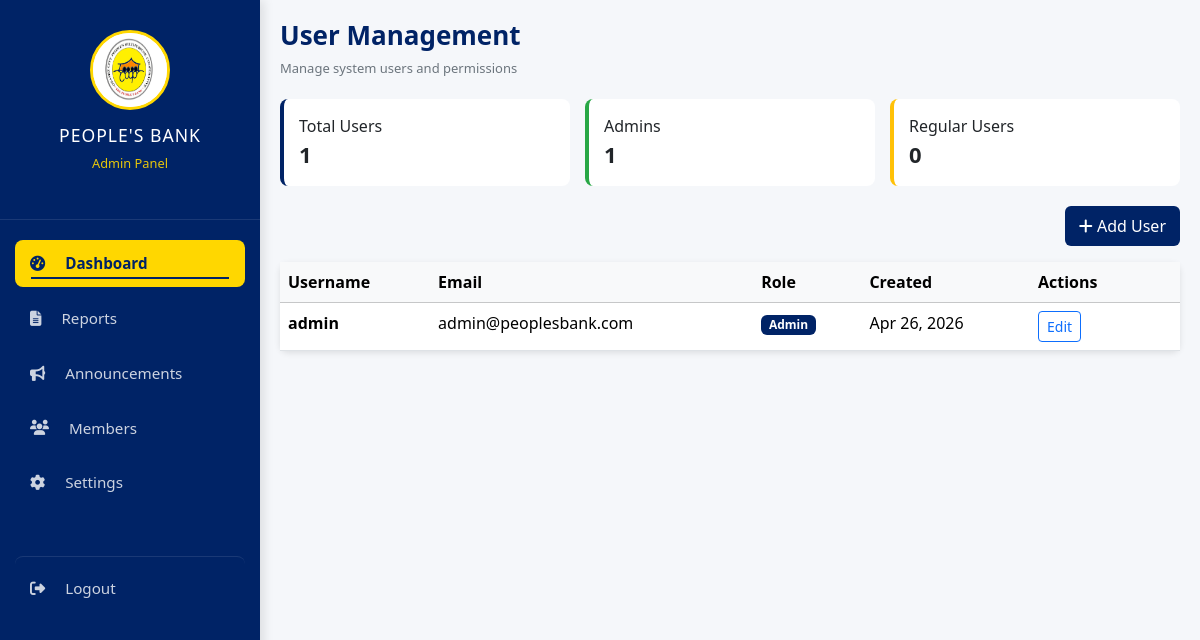
Screenshot of /admin/settings.php (signed in) with the database file from the repository.
### tables this page shows
CREATE TABLE IF NOT EXISTS users (
    id INT PRIMARY KEY AUTO_INCREMENT,
    username VARCHAR(50) UNIQUE NOT NULL,
    password VARCHAR(255) NOT NULL,
    email VARCHAR(100),
    role ENUM('admin', 'user') DEFAULT 'user',
    created_at TIMESTAMP DEFAULT CURRENT_TIMESTAMP
);

### admin/settings.php (the view, shortened to what this page needs)
<?php
require_once '../db_function/db.php';
$stmt = $pdo->query("SELECT id, username, email, role, created_at FROM users ORDER BY created_at DESC");
$users = $stmt->fetchAll();
$totalUsers = count($users);
$totalAdmins = count(array_filter($users, fn($u) => $u['role'] === 'admin'));
$totalRegular = $totalUsers - $totalAdmins;
?>
<!DOCTYPE html>
<html lang="en">
<head>
<link rel="stylesheet" href="../assets/css/style.css">
<link href="https://cdn.jsdelivr.net/npm/bootstrap@5.3.2/dist/css/bootstrap.min.css" rel="stylesheet">
<link href="https://cdnjs.cloudflare.com/ajax/libs/font-awesome/6.4.0/css/all.min.css" rel="stylesheet">
</head>
<body>
<?php include_once '../includes/sidebar.php'; ?>
<div class="cms-container">
    <div>
        <h1 class="page-title">User Management</h1>
        <p class="page-subtitle">Manage system users and permissions</p>
    </div>
    <div class="stats">
        <div class="stat-card">
            <div>Total Users</div>
            <div class="stat-value"><?= $totalUsers ?></div>
        </div>
        <div class="stat-card admin">
            <div>Admins</div>
            <div class="stat-value"><?= $totalAdmins ?></div>
        </div>
        <div class="stat-card user">
            <div>Regular Users</div>
            <div class="stat-value"><?= $totalRegular ?></div>
        </div>
    </div>
    <div class="d-flex justify-content-between mb-3">
        <button class="btn-create" data-bs-toggle="modal" data-bs-target="#addUserModal">
            <i class="fas fa-plus"></i> Add User
        </button>
    </div>
    <div class="table-container">
        <div class="table-responsive">
            <table class="table table-hover mb-0">
                <thead class="table-light">
                    <tr>
                        <th>Username</th>
                        <th>Email</th>
                        <th>Role</th>
                        <th>Created</th>
                        <th style="width:150px;">Actions</th>
                    </tr>
                </thead>
                <tbody>
                <?php foreach ($users as $user): ?>
                <tr>
                    <td><b><?= htmlspecialchars($user['username']) ?></b></td>
                    <td><?= htmlspecialchars($user['email'] ?? '-') ?></td>
                    <td>
                        <span class="badge badge-role <?= $user['role'] ?>">
                            <?= ucfirst($user['role']) ?>
                        </span>
                    </td>
                    <td><?= date('M d, Y', strtotime($user['created_at'])) ?></td>
                    <td>
                        <button class="btn btn-sm btn-outline-primary"
                                data-bs-toggle="modal"
                                data-bs-target="#editUser<?= $user['id'] ?>">
                            Edit
                        </button>
                    </td>
                </tr>
                <?php endforeach; ?>
                </tbody>
            </table>
        </div>
    </div>
</div>
</body>
</html>

### assets/css/style.css (style rules this page uses)
:root { --primary-blue: #002366; --accent-gold: #FFD700; --bg-light: #f4f7f6; --text-dark: #333; --white: #ffffff; }
* { margin: 0; padding: 0; box-sizing: border-box; font-family: 'Segoe UI', Roboto, Helvetica, Arial, sans-serif; }
body { background-color: var(--bg-light); }
.btn { display: inline-flex; align-items: center; justify-content: center; padding: 14px 18px; border-radius: 14px; font-weight: 700; text-decoration: none; transition: transform 0.2s ease, box-shadow 0.2s ease; }

### admin/settings.php (style rules this page uses)
:root { --primary:#002366; --success:#28a745; --warning:#ffc107; --danger:#dc3545; }
body { background:#f5f7fa; }
.cms-container { margin-left:260px; padding:20px; }
.page-title { font-size:26px; font-weight:700; color:var(--primary); }
.page-subtitle { font-size:13px; color:#6c757d; }
.stats { display:grid; grid-template-columns:repeat(auto-fit,minmax(160px,1fr)); gap:15px; margin:20px 0; }
.stat-card { background:#fff; padding:15px; border-radius:8px; border-left:4px solid var(--primary); }
.stat-card.admin { border-color:var(--success); }
.stat-card.user { border-color:var(--warning); }
.stat-value { font-size:22px; font-weight:bold; }
.table-container { background:#fff; border-radius:8px; box-shadow:0 2px 6px rgba(0,0,0,.1); }
.badge-role.admin { background:#002366; }
.btn-create { background:var(--primary); color:#fff; border:none; padding:8px 14px; border-radius:6px; }

### rows the page displays
users: role "1", role "0", username "admin", email "admin@peoplesbank.com", role "Admin", created_at "Apr 26, 2026"

### other values shown
$totalUsers "1"
